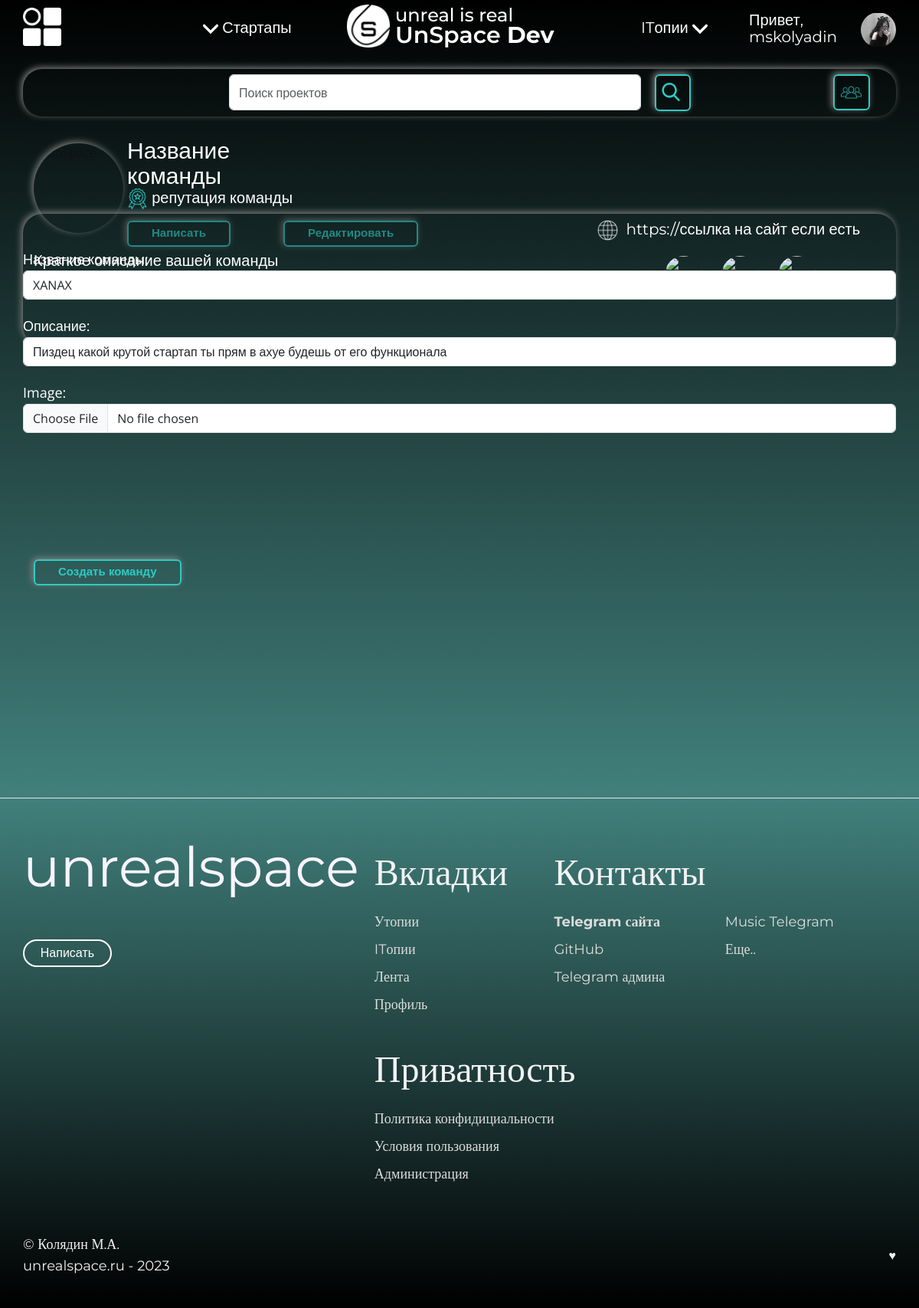
The app's page /dev/teamupdate/1 (signed in) with its own data.
### regauth/models.py (models this page shows, shortened)
class Profile(models.Model):
    user = models.OneToOneField(User, on_delete=models.CASCADE)
    avatar = models.ImageField(default='default.png', upload_to='profile_avatars')
    bio = models.CharField(max_length=100, validators=[MinLengthValidator(50)],  blank=True, default='Добро пожаловать на UnrealSpace! Пожалуйста, заполните свой профиль. ')
    tags = TaggableManager()
    contact = models.URLField(default="http://")
    date_registered = models.DateTimeField(auto_now_add=True)
    raiting = models.ManyToManyField(User, related_name='raiting')
    slug = models.SlugField(max_length=255, default=uuid.uuid4,
                            allow_unicode=True, db_index=True, verbose_name="URL")
    verify = models.BooleanField('Галочка', default=False)
    telegram = models.URLField('Телеграм пользователя')
    vk = models.URLField('Вконтакте пользователя')
    git = models.URLField('GitHub пользователя')
    class Meta:
        verbose_name = 'Профиль пользователя'
        verbose_name_plural = 'Профили пользователей'

### dev/models.py (models this page shows, shortened)
class Team(models.Model):
	founder = models.ForeignKey(User, on_delete=models.PROTECT)
	title = models.CharField('Название команды', max_length=25)
	discription = models.CharField('Описание', max_length=71, validators=[MinLengthValidator(50)])
	image = models.ImageField('Обложка команды', upload_to="teampics")
	participants = models.ManyToManyField(User, related_name='participants', blank=True)
	verify = models.BooleanField('Галочка', default=False)
	date = models.DateTimeField(default=timezone.now)
	class Meta:
		verbose_name = 'Команда'
		verbose_name_plural = 'Команды'

### dev/views.py (the view, shortened to what this page needs)
class TeamUpdateView(LoginRequiredMixin, UserPassesTestMixin, UpdateView):
    model = Team
    form_class = TeamForm
    template_name = 'dev/teamform.html'
    def test_func(self):
        post = self.get_object()
        if self.request.user == post.founder:
            return True
        return False

### dev/forms.py
class TeamForm(forms.ModelForm):
	image = forms.ImageField(required=True, widget=forms.FileInput(attrs={'class': 'form-control'}))
	class Meta:
		model = Team
		fields = ['title', 'discription', 'image']
		widgets = {
		"title": forms.TextInput(attrs={
			'class': 'form-control',
			'placeholder': 'Название команды'
			}),
		"discription": forms.TextInput(attrs={
			'class': 'form-control',
			'placeholder': 'Описание команды',
			}),
		}

### dev/templates/dev/teamform.html (shortened to what this page needs)
{% extends 'dev/teamlayout.html' %}
{% load static %}
{% block content %}
        <h1 class="u-custom-font u-font-montserrat u-text u-text-body-alt-color u-text-1">Название&nbsp;<br>команды&nbsp;&nbsp;<span class="u-file-icon u-icon u-text-palette-4-dark-1"><img src="images/1271380-3a694a88.png" alt=""></span>
        </h1>
        <h1 class="u-custom-font u-custom-item u-font-montserrat u-text u-text-body-alt-color u-text-2"><span class="u-file-icon u-icon u-text-palette-4-dark-1 u-icon-4" data-animation-name="" data-animation-duration="0" data-animation-delay="0" data-animation-direction=""><img src="{% static 'regauth/img/3211424-5e187350.png' %}" alt=""></span>&nbsp;репутация команды
        </h1>
        <div class="u-container-style u-expanded-width u-group u-hover-feature u-radius-25 u-shape-round u-group-2">
          <div class="u-container-layout u-container-layout-2">
            <div class="u-container-style u-expanded-width-sm u-expanded-width-xs u-group u-hover-feature u-radius-25 u-shape-round u-group-3">
              <div class="u-container-layout u-container-layout-3">
                <h1 class="u-custom-font u-font-montserrat u-text u-text-body-alt-color u-text-3"><span class="u-file-icon u-icon u-text-white u-icon-5"><img src="{% static 'dev/img/3210055-784703c3.png' %}" alt=""></span>&nbsp; https://ссылка на сайт если есть
                </h1>
              </div>
            </div>
            <a href="" disabled class="u-border-2 u-border-active-palette-4-dark-1 u-border-hover-palette-4-dark-1 u-border-palette-4-dark-1 u-btn u-btn-round u-button-style u-custom-font u-font-montserrat u-hover-feature u-hover-palette-4-dark-1 u-none u-radius-6 u-text-active-white u-text-hover-palette-4-light-3 u-text-palette-4-dark-1 u-btn-3">Написать</a>
            <a href="" disabled class="u-border-2 u-border-active-palette-4-dark-1 u-border-hover-palette-4-dark-1 u-border-palette-4-dark-1 u-btn u-btn-round u-button-style u-custom-font u-font-montserrat u-hover-feature u-hover-palette-4-dark-1 u-none u-radius-6 u-text-active-white u-text-hover-palette-4-light-3 u-text-palette-4-dark-1 u-btn-4">Редактировать</a>
            <h1 class="u-custom-font u-font-montserrat u-text u-text-body-alt-color u-text-4">Краткое описание вашей команды</h1>
            <h1 class="u-custom-font u-font-montserrat u-hover-feature u-text u-text-body-alt-color u-text-5">дата основания</h1>
          </div>
        </div>
        <img class="u-hover-feature u-image u-image-circle u-image-contain u-image-4" src="images/unspaceicon.png" alt="UnSpace" data-image-width="958" data-image-height="955">
         <form action="" method="POST" style="color: #fff" enctype="multipart/form-data">
        {{form.as_p}}
           <button type="submit" class="u-border-2 u-border-active-palette-4-dark-1 u-border-hover-palette-4-dark-1 u-border-palette-4-dark-1 u-btn u-btn-round u-button-style u-custom-font u-font-montserrat u-hover-feature u-hover-palette-4-dark-1 u-none u-radius-6 u-text-active-white u-text-hover-palette-4-light-3 u-text-palette-4-dark-1 u-btn-5">Создать команду</button>
      </form>
      </div>
{% endblock %}

### dev/templates/dev/teamlayout.html (shortened to what this page needs)
{% load static %}
<!DOCTYPE html>
<html style="font-size: 16px;" lang="ru"><head>
    <link rel="stylesheet" href="{% static 'dev/css/teampajecss.css' %}" media="screen">
    <link rel="stylesheet" href="{% static 'dev/css/team.css' %}" media="screen">
    <link href="https://cdn.jsdelivr.net/npm/bootstrap@5.3.0-alpha1/dist/css/bootstrap.min.css" rel="stylesheet">
  <meta data-intl-tel-input-cdn-path="intlTelInput/"></head>
  <body class="u-body u-overlap u-overlap-transparent u-xl-mode" data-lang="ru"><header class="u-clearfix u-header u-header" id="sec-9a5d"><div class="u-clearfix u-sheet u-sheet-1">
        <a href="https://nicepage.com" class="u-image u-logo u-image-1" data-image-width="958" data-image-height="955">
          <img src="{% static 'dev/img/unspaceicon.png' %}" class="u-logo-image u-logo-image-1">
        </a>
        <h1 class="u-custom-font u-font-montserrat u-text u-text-body-alt-color u-text-default u-text-1">UnSpace<span style="font-weight: 700;"> Dev</span>
        </h1>
        <h1 class="u-custom-font u-font-montserrat u-text u-text-body-alt-color u-text-default u-text-2">unreal is real</h1>
        <nav class="u-menu u-menu-hamburger u-offcanvas u-menu-1" data-responsive-from="XL">
          <div class="menu-collapse" style="font-size: 1rem; letter-spacing: 0px;">
            <a class="u-button-style u-custom-left-right-menu-spacing u-custom-padding-bottom u-custom-top-bottom-menu-spacing u-file-icon u-nav-link u-text-active-palette-1-base u-text-hover-palette-2-base u-text-white u-file-icon-1" href="#">
              <img src="{% static 'dev/img/9950622-f2a241f6.png' %}" alt="">
            </a>
          </div>
        </nav>
        <img class="u-image u-image-circle u-image-contain u-image-4" src="{{user.profile.avatar.url}}" data-href="{% url 'profile' %}" alt="" data-image-width="958" data-image-height="955">
        <a href="{% url 'profile' %}"><h1 class="u-custom-font u-font-montserrat u-hidden-xs u-text u-text-body-alt-color u-text-6"><a href="{% url 'profile' %}">Привет,
        {% if user.is_authenticated %}
          <br>{{request.user}}</a>
          {% else %}
          <br>User
          {% endif %}
          </a>
        <a href="{% url 'startups' %}" class="u-border-none u-btn u-button-style u-custom-font u-font-montserrat u-hidden-sm u-hidden-xs u-none u-text-body-alt-color u-btn-1" title="Стартапы"><span class="u-icon"></span>&nbsp;Стартапы
        </a>
        <a href="{% url 'itutopies' %}" class="u-border-none u-btn u-button-style u-custom-font u-font-montserrat u-hidden-sm u-hidden-xs u-none u-text-body-alt-color u-btn-2" title="Вопросы (Q&A)">ITопии&nbsp;<span class="u-icon"></span>
        </a>
      </div></header>
    <section class="u-clearfix u-gradient u-section-1" id="carousel_b006">
      <div class="u-clearfix u-sheet u-sheet-1">
        <div class="u-container-style u-expanded-width u-group u-hover-feature u-radius-25 u-shape-round u-group-1">
          <div class="u-container-layout u-container-layout-1">
            <a href="" class="u-border-2 u-border-active-palette-4-dark-1 u-border-hover-palette-4-dark-1 u-border-palette-4-dark-1 u-btn u-btn-round u-button-style u-custom-font u-font-montserrat u-hover-feature u-hover-palette-4-dark-1 u-none u-radius-6 u-text-active-white u-text-hover-white u-text-palette-4-dark-1 u-btn-1"><span class="u-file-icon u-icon u-text-palette-4-dark-1 u-icon-1"><img src="{% static 'dev/img/3071722-993fce68.png' %}" alt=""></span>
            </a>
            <div class="u-shape-round u-shape-1">
               <form action="{% url 'searchstar' %}" method="get">
                    <input class="form-control input" style="height: 47px;" type="text" name="s" placeholder="Поиск проектов">
                 </div>
            <button type="submit" class="u-border-2 u-border-active-palette-4-dark-1 u-border-hover-palette-4-dark-1 u-border-palette-4-dark-1 u-btn u-btn-round u-button-style u-custom-font u-font-montserrat u-hover-feature u-hover-palette-4-dark-1 u-none u-radius-6 u-text-active-white u-text-hover-white u-text-palette-4-dark-1 u-btn-2"><span class="u-icon u-text-palette-4-dark-1 u-icon-2"></span>&nbsp;
            </button> </form>
          </div>
        </div>
        {% block content %}
        {% endblock %}
    </section>
         <footer class="footer">
  <div class="footer__addr">
    <h1 class="footer__logo">UnrealSpace</h1>
    <address>
    <br>
      <a class="footer__btn gain-center u-border-2 u-border-hover-palette-1-base u-border-white u-btn u-btn-round u-button-style u-custom-font u-font-montserrat u-hover-palette-1-base u-none u-radius-50 u-btn-4 " href="mailto:maksimkoladin246@gmail.com">Написать</a>
    </address>
    </div>
    <ul class="footer__nav">
    <li class="nav__item">
      <h2 class="nav__title">Вкладки</h2>
      <ul class="nav__ul">
        <li>
          <a href="{% url 'utopies' %}">Утопии</a>
        </li>
        <li>
          <a href="{% url 'itutopies' %}">ITопии</a>
        </li>
          <li>
          <a href="{% url 'unews' %}">Лента</a>
        </li>
         <li>
          <a href="{% url 'profile' %}">Профиль</a>
        </li>
      </ul>
    </li>
    <li class="nav__item nav__item--extra">
      <h2 class="nav__title">Контакты</h2>
      <ul class="nav__ul nav__ul--extra">
        <li>
      <a href="https://t.me/unspacedev"><b>Telegram сайта</b></a>
        </li>
        <li>
           <a href="https://github.com/usmskolyadin">GitHub</a>
        </li>
        <li>
          <a href="https://t.me/MSkolyadinxd/">Telegram админа</a>
        </li>
        <li>
          <a href="https://t.me/unrealspacemusic/">Music Telegram</a>
        </li>
        <li>
          <a href="{% url 'utopies' %}">Еще..</a>
        </li>
      </ul>
    </li>
    <li class="nav__item">
      <h2 class="nav__title">Приватность</h2>
      <ul class="nav__ul">
        <li>
          <a href="{% url 'privaty-policy' %}">Политика конфидициальности</a>
        </li>
        <li>
          <a href="{% url 'user-agreement' %}">Условия пользования</a>
        </li>
        <li>
          <a href="/regauth/profile/mskolyadin">Администрация</a>
        </li>
      </ul>
    </li>
  </ul>
  <div class="legal">
    <p>© Колядин М.А.<br> unrealspace.ru - 2023</p>
    <div class="legal__links">
      <span>♥</span>
    </div>
  </div>
</footer>
</body></html>

### records on screen
Team: title "XANAX", discription "Пиздец какой крутой стартап ты прям в ахуе будешь от его функционала"

### other values on screen
{{ request.user }} "mskolyadin"
